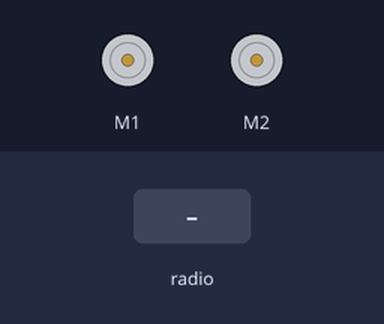
This program was run on a simulated BBC micro:bit (MakeCode). On the bench: 2 × DC motor (green arrow = forward, orange = backward, longer = faster). Inputs (shaded band) come from the test bench.

Above: at 1.2 s.
1.3 s: radio message "adelante" arrives
At 2.5 s:
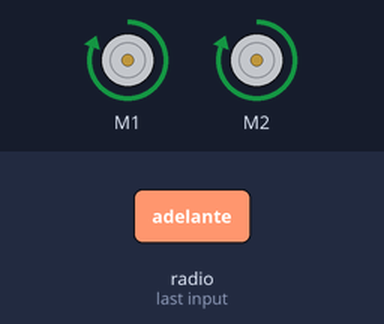
2.8 s: radio message "derecha" arrives
At 3.6 s:
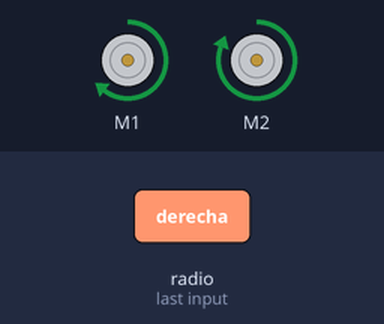
4.3 s: radio message "izquierda" arrives
At 4.7 s:
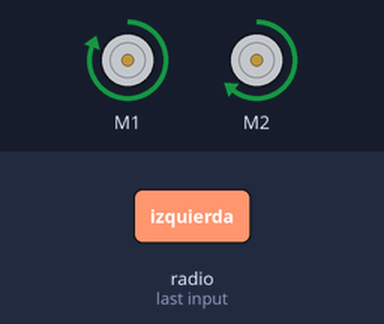
Timing chart, 0 to 7.3 s (numbered marks = the images above; inputs shaded):
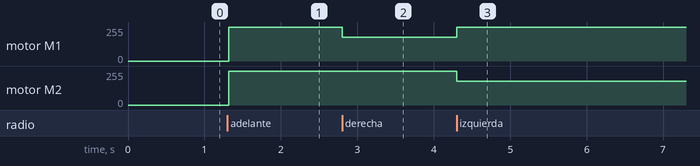

Measured:
- after the input at 1.3 s, motor M1, motor M2: stopped → forward 255/255 at once
- after the input at 2.8 s, motor M1: forward 255/255 → forward 178/255 at once
- after the input at 4.3 s, motor M1: forward 178/255 → forward 255/255 at once; motor M2: forward 255/255 → forward 178/255 at once

The program:

main.ts
```typescript
radio.onReceivedString(function (receivedString) {
    if (receivedString == "adelante") {
        cuteBot.motors(100, 100)
    }
    if (receivedString == "derecha") {
        cuteBot.motors(70, 100)
    }
    if (receivedString == "izquierda") {
        cuteBot.motors(100, 70)
    }
})
basic.forever(function () {
    radio.setGroup(208)
})
```

test.ts
```typescript
// aquí va el archivo "tests"; esto no se compilará cuando este paquete se utilice como una extensión.
```
